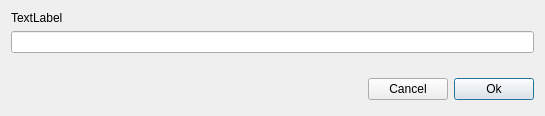
<?xml version="1.0" encoding="UTF-8"?>
<ui version="4.0">
 <class>LineEditDialog</class>
 <widget class="QDialog" name="LineEditDialog">
  <property name="geometry">
   <rect>
    <x>0</x>
    <y>0</y>
    <width>545</width>
    <height>116</height>
   </rect>
  </property>
  <property name="windowTitle">
   <string>Dialog</string>
  </property>
  <property name="accessibleName">
   <string notr="true"/>
  </property>
  <layout class="QVBoxLayout" name="verticalLayout">
   <item>
    <widget class="QLabel" name="label">
     <property name="accessibleName">
      <string notr="true"/>
     </property>
     <property name="text">
      <string>TextLabel</string>
     </property>
    </widget>
   </item>
   <item>
    <widget class="QLineEdit" name="lineEdit">
     <property name="accessibleName">
      <string notr="true"/>
     </property>
    </widget>
   </item>
   <item>
    <spacer name="verticalSpacer">
     <property name="orientation">
      <enum>Qt::Vertical</enum>
     </property>
     <property name="sizeHint" stdset="0">
      <size>
       <width>20</width>
       <height>26</height>
      </size>
     </property>
    </spacer>
   </item>
   <item>
    <layout class="QHBoxLayout">
     <property name="spacing">
      <number>6</number>
     </property>
     <property name="leftMargin">
      <number>0</number>
     </property>
     <property name="topMargin">
      <number>0</number>
     </property>
     <property name="rightMargin">
      <number>0</number>
     </property>
     <property name="bottomMargin">
      <number>0</number>
     </property>
     <item>
      <spacer>
       <property name="orientation">
        <enum>Qt::Horizontal</enum>
       </property>
       <property name="sizeType">
        <enum>QSizePolicy::Expanding</enum>
       </property>
       <property name="sizeHint" stdset="0">
        <size>
         <width>73</width>
         <height>31</height>
        </size>
       </property>
      </spacer>
     </item>
     <item>
      <widget class="QPushButton" name="cancelButton">
       <property name="accessibleName">
        <string/>
       </property>
       <property name="text">
        <string>Cancel</string>
       </property>
       <property name="autoDefault">
        <bool>false</bool>
       </property>
      </widget>
     </item>
     <item>
      <widget class="QPushButton" name="okButton">
       <property name="text">
        <string>Ok</string>
       </property>
      </widget>
     </item>
    </layout>
   </item>
  </layout>
 </widget>
 <resources/>
 <connections>
  <connection>
   <sender>okButton</sender>
   <signal>clicked()</signal>
   <receiver>LineEditDialog</receiver>
   <slot>accept()</slot>
   <hints>
    <hint type="sourcelabel">
     <x>539</x>
     <y>87</y>
    </hint>
    <hint type="destinationlabel">
     <x>272</x>
     <y>127</y>
    </hint>
   </hints>
  </connection>
  <connection>
   <sender>cancelButton</sender>
   <signal>clicked()</signal>
   <receiver>LineEditDialog</receiver>
   <slot>reject()</slot>
   <hints>
    <hint type="sourcelabel">
     <x>490</x>
     <y>87</y>
    </hint>
    <hint type="destinationlabel">
     <x>219</x>
     <y>223</y>
    </hint>
   </hints>
  </connection>
 </connections>
</ui>
